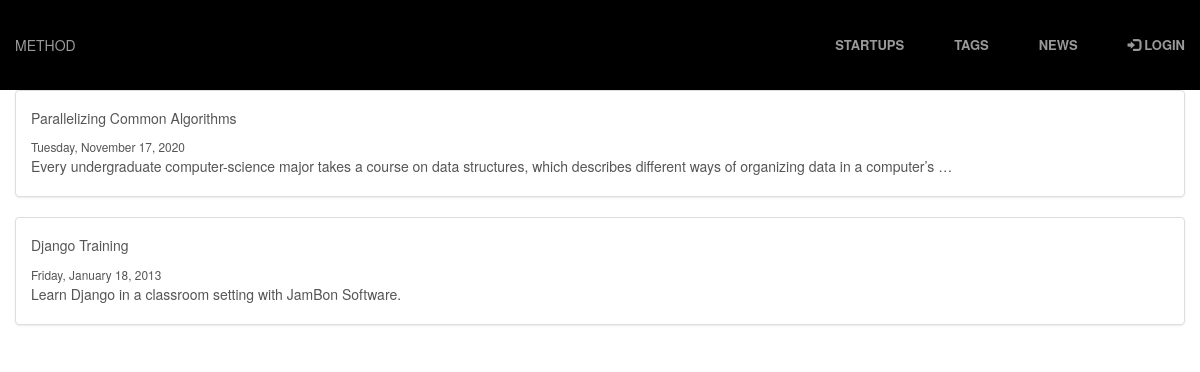
Screenshot of /blog/ with the database file from the repository.
### blog/models.py (models this page shows, shortened)
class Post(models.Model):
    title = models.CharField(max_length=63)
    slug = models.SlugField(
        max_length=63,
        help_text='A label for URL config',
        unique_for_month='pub_date')
    text = models.TextField()
    pub_date = models.DateField(
        'date published',
        auto_now_add=True)
    tags = models.ManyToManyField(
        Tag, related_name='blog_posts')
    startups = models.ManyToManyField(
        Startup, related_name='blog_posts')
    class Meta:
        verbose_name = 'blog post'
        ordering = ['-pub_date', 'title']
        get_latest_by = 'pub_date'
    def get_absolute_url(self):
        return reverse(
            'blog_post_detail',
            kwargs={'year': self.pub_date.year,
                    'month': self.pub_date.month,
                    'slug': self.slug})

### blog/views.py (the view)
def post_list(request):
    return render(
        request,
        'blog/post_list.html',
        {'post_list': Post.objects.all()})

### blog/templates/blog/post_list.html (shortened to what this page needs)
{% extends parent_template|default:"blog/base_blog.html" %}
{% block content %}
{% for post in post_list %}
<div class="list-group">
    <a class="list-group-item list-group-item-action flex-column align-items-start" href="{{ post.get_absolute_url }}">
      <div class="d-flex w-100 justify-content-between">
        <h5 class="mb-1">{{ post.title|title }}</h5>
        <small>
          <time datetime="{{ post.pub_date|date:"Y-m-d" }}">
            {{ post.pub_date|date:"l, F j, Y" }}
          </time>
        </small>
      </div>
      <p class="mb-1">
        {{ post.text|truncatewords:20 }}
      </p>
    </a>
</div>
{% empty %}
  <p>
    <em>No Blog Posts Available</em>
  </p>
{% endfor %}
{% endblock %}

### rows the page displays
Post: title "Parallelizing Common Algorithms", pub_date "Tuesday, November 17, 2020", text "Every undergraduate computer-science major takes a course on data structures, which describes different ways of organizing data in a computer’s …"
Post: title "Django Training", pub_date "Friday, January 18, 2013", text "Learn Django in a classroom setting with JamBon Software."
